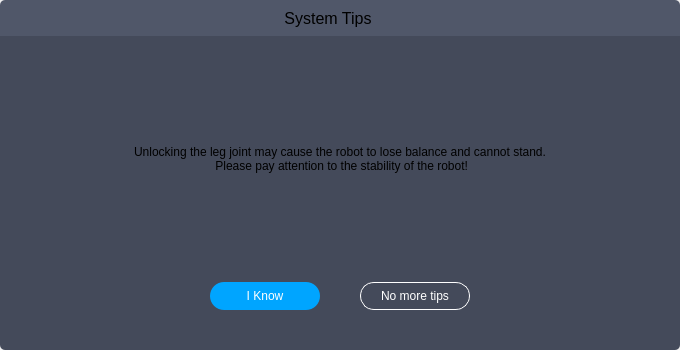
<?xml version="1.0" encoding="UTF-8"?>
<ui version="4.0">
 <class>DangerousDialog</class>
 <widget class="QWidget" name="DangerousDialog">
  <property name="geometry">
   <rect>
    <x>0</x>
    <y>0</y>
    <width>680</width>
    <height>350</height>
   </rect>
  </property>
  <property name="sizePolicy">
   <sizepolicy hsizetype="Minimum" vsizetype="Minimum">
    <horstretch>0</horstretch>
    <verstretch>0</verstretch>
   </sizepolicy>
  </property>
  <property name="minimumSize">
   <size>
    <width>680</width>
    <height>350</height>
   </size>
  </property>
  <property name="maximumSize">
   <size>
    <width>680</width>
    <height>350</height>
   </size>
  </property>
  <property name="windowTitle">
   <string>Form</string>
  </property>
  <layout class="QVBoxLayout" name="verticalLayout">
   <property name="spacing">
    <number>0</number>
   </property>
   <property name="leftMargin">
    <number>0</number>
   </property>
   <property name="topMargin">
    <number>0</number>
   </property>
   <property name="rightMargin">
    <number>0</number>
   </property>
   <property name="bottomMargin">
    <number>0</number>
   </property>
   <item>
    <widget class="QWidget" name="titleWidget" native="true">
     <property name="minimumSize">
      <size>
       <width>0</width>
       <height>36</height>
      </size>
     </property>
     <property name="maximumSize">
      <size>
       <width>16777215</width>
       <height>36</height>
      </size>
     </property>
     <property name="styleSheet">
      <string notr="true">background-color:#505769;
border-top-left-radius:5px;
border-top-right-radius:5px</string>
     </property>
     <layout class="QHBoxLayout" name="horizontalLayout">
      <item>
       <spacer name="horizontalSpacer">
        <property name="orientation">
         <enum>Qt::Horizontal</enum>
        </property>
        <property name="sizeType">
         <enum>QSizePolicy::MinimumExpanding</enum>
        </property>
        <property name="sizeHint" stdset="0">
         <size>
          <width>274</width>
          <height>15</height>
         </size>
        </property>
       </spacer>
      </item>
      <item>
       <widget class="QLabel" name="titleLabel">
        <property name="font">
         <font>
          <pointsize>12</pointsize>
         </font>
        </property>
        <property name="text">
         <string>System Tips</string>
        </property>
        <property name="alignment">
         <set>Qt::AlignCenter</set>
        </property>
       </widget>
      </item>
      <item>
       <spacer name="horizontalSpacer_2">
        <property name="orientation">
         <enum>Qt::Horizontal</enum>
        </property>
        <property name="sizeHint" stdset="0">
         <size>
          <width>250</width>
          <height>15</height>
         </size>
        </property>
       </spacer>
      </item>
      <item>
       <widget class="QPushButton" name="closeBtn">
        <property name="minimumSize">
         <size>
          <width>18</width>
          <height>18</height>
         </size>
        </property>
        <property name="maximumSize">
         <size>
          <width>18</width>
          <height>18</height>
         </size>
        </property>
        <property name="styleSheet">
         <string notr="true">QPushButton#closeBtn{border-image: url(:/images/res/images/ic_close_tab.png);}
QPushButton#closeBtn:pressed{border-image: url(:/images/res/images/ic_close_tab_p.png);}</string>
        </property>
        <property name="text">
         <string/>
        </property>
       </widget>
      </item>
     </layout>
    </widget>
   </item>
   <item>
    <widget class="QWidget" name="widget" native="true">
     <property name="styleSheet">
      <string notr="true">background-color: #444A5A;
border-bottom-left-radius:5px;
border-bottom-right-radius:5px;</string>
     </property>
     <layout class="QVBoxLayout" name="verticalLayout_2">
      <property name="spacing">
       <number>0</number>
      </property>
      <property name="leftMargin">
       <number>0</number>
      </property>
      <property name="topMargin">
       <number>0</number>
      </property>
      <property name="rightMargin">
       <number>0</number>
      </property>
      <property name="bottomMargin">
       <number>0</number>
      </property>
      <item>
       <spacer name="verticalSpacer">
        <property name="orientation">
         <enum>Qt::Vertical</enum>
        </property>
        <property name="sizeHint" stdset="0">
         <size>
          <width>20</width>
          <height>105</height>
         </size>
        </property>
       </spacer>
      </item>
      <item>
       <widget class="QLabel" name="label">
        <property name="text">
         <string>Unlocking the leg joint may cause the robot to lose balance and cannot stand.
 Please pay attention to the stability of the robot!</string>
        </property>
        <property name="alignment">
         <set>Qt::AlignCenter</set>
        </property>
       </widget>
      </item>
      <item>
       <spacer name="verticalSpacer_2">
        <property name="orientation">
         <enum>Qt::Vertical</enum>
        </property>
        <property name="sizeHint" stdset="0">
         <size>
          <width>20</width>
          <height>104</height>
         </size>
        </property>
       </spacer>
      </item>
      <item>
       <layout class="QHBoxLayout" name="horizontalLayout_2">
        <property name="spacing">
         <number>0</number>
        </property>
        <item>
         <spacer name="horizontalSpacer_3">
          <property name="orientation">
           <enum>Qt::Horizontal</enum>
          </property>
          <property name="sizeType">
           <enum>QSizePolicy::Minimum</enum>
          </property>
          <property name="sizeHint" stdset="0">
           <size>
            <width>210</width>
            <height>20</height>
           </size>
          </property>
         </spacer>
        </item>
        <item>
         <widget class="QPushButton" name="iKnowBtn">
          <property name="sizePolicy">
           <sizepolicy hsizetype="Minimum" vsizetype="Minimum">
            <horstretch>0</horstretch>
            <verstretch>0</verstretch>
           </sizepolicy>
          </property>
          <property name="minimumSize">
           <size>
            <width>110</width>
            <height>28</height>
           </size>
          </property>
          <property name="maximumSize">
           <size>
            <width>110</width>
            <height>28</height>
           </size>
          </property>
          <property name="styleSheet">
           <string notr="true">QPushButton{
color: rgb(255, 255, 255);
border-radius:14px 14px 14px 14px;
background-color: rgb(0, 165, 255);
}
QPushButton:hover{
background-color: rgb(85, 255, 255);
}

QPushButton:pressed{
background-color: rgb(144, 144, 144);
}</string>
          </property>
          <property name="text">
           <string>I Know</string>
          </property>
         </widget>
        </item>
        <item>
         <spacer name="horizontalSpacer_4">
          <property name="orientation">
           <enum>Qt::Horizontal</enum>
          </property>
          <property name="sizeType">
           <enum>QSizePolicy::Minimum</enum>
          </property>
          <property name="sizeHint" stdset="0">
           <size>
            <width>40</width>
            <height>20</height>
           </size>
          </property>
         </spacer>
        </item>
        <item>
         <widget class="QPushButton" name="noMoreTipsBtn">
          <property name="sizePolicy">
           <sizepolicy hsizetype="Minimum" vsizetype="Minimum">
            <horstretch>0</horstretch>
            <verstretch>0</verstretch>
           </sizepolicy>
          </property>
          <property name="minimumSize">
           <size>
            <width>110</width>
            <height>28</height>
           </size>
          </property>
          <property name="maximumSize">
           <size>
            <width>110</width>
            <height>28</height>
           </size>
          </property>
          <property name="styleSheet">
           <string notr="true">QPushButton{
color: rgb(255, 255, 255);
border-radius:14px 14px 14px 14px;
border: 1px solid #FFFFFF;
}
QPushButton:hover{
background-color: rgb(85, 255, 255);
}

QPushButton:pressed{
background-color: rgb(144, 144, 144);
}</string>
          </property>
          <property name="text">
           <string>No more tips</string>
          </property>
         </widget>
        </item>
        <item>
         <spacer name="horizontalSpacer_5">
          <property name="orientation">
           <enum>Qt::Horizontal</enum>
          </property>
          <property name="sizeType">
           <enum>QSizePolicy::Minimum</enum>
          </property>
          <property name="sizeHint" stdset="0">
           <size>
            <width>210</width>
            <height>20</height>
           </size>
          </property>
         </spacer>
        </item>
       </layout>
      </item>
      <item>
       <spacer name="verticalSpacer_3">
        <property name="orientation">
         <enum>Qt::Vertical</enum>
        </property>
        <property name="sizeType">
         <enum>QSizePolicy::Minimum</enum>
        </property>
        <property name="sizeHint" stdset="0">
         <size>
          <width>40</width>
          <height>40</height>
         </size>
        </property>
       </spacer>
      </item>
     </layout>
    </widget>
   </item>
  </layout>
 </widget>
 <resources/>
 <connections/>
</ui>
